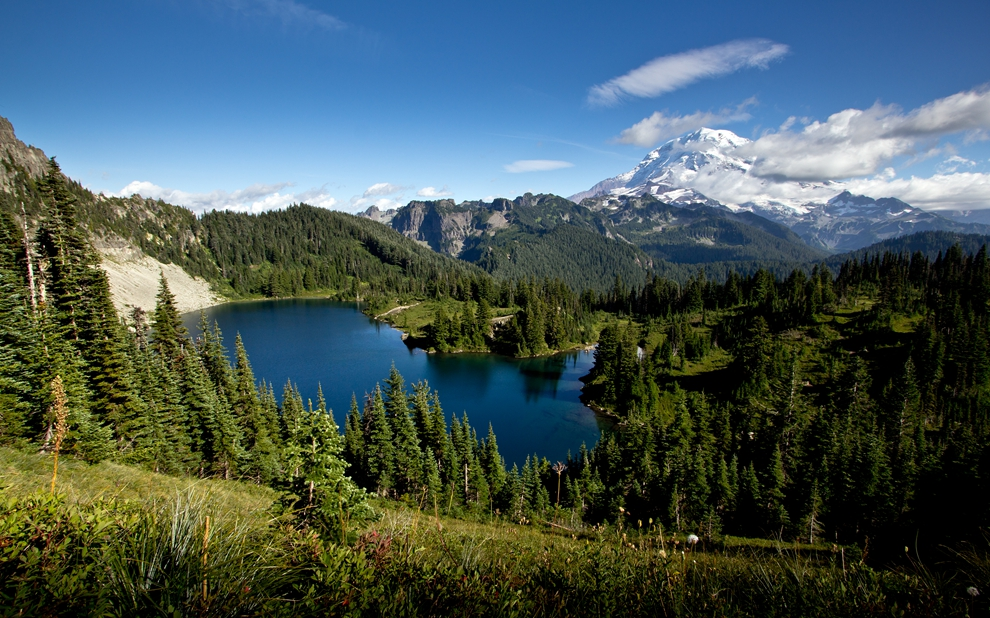
#> input picture notebook_python/code/20160720_1/module/022.jpg, 990 x 618 px
$ python image.py
#> lines starting #> are read from the running program, lines starting #| are printed output that depends on the picture
#!/usr/bin/env python

from PIL import Image
import sys

im = Image.open('022.jpg')
#> im is the input picture: PIL image 990x618 RGB; mean R, G, B 69.8, 88.2, 88.1
print(im.format, im.size, im.mode)
#| JPEG (990, 618) RGB

im.thumbnail((200, 100))
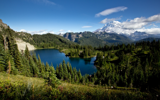
#> im: PIL image 160x100 RGB; mean R, G, B 69.7, 88.1, 88
im.save('thumb.jpg', 'JPEG')

print(sys.path)
